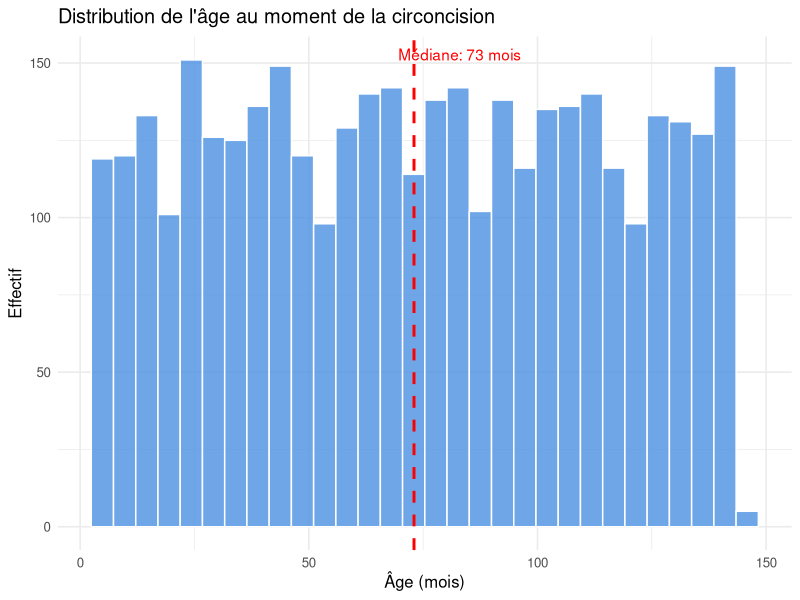
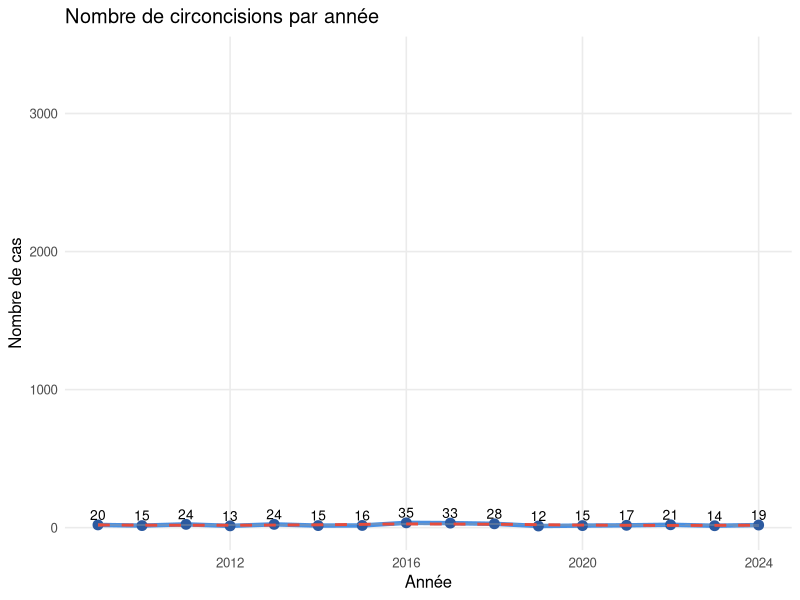
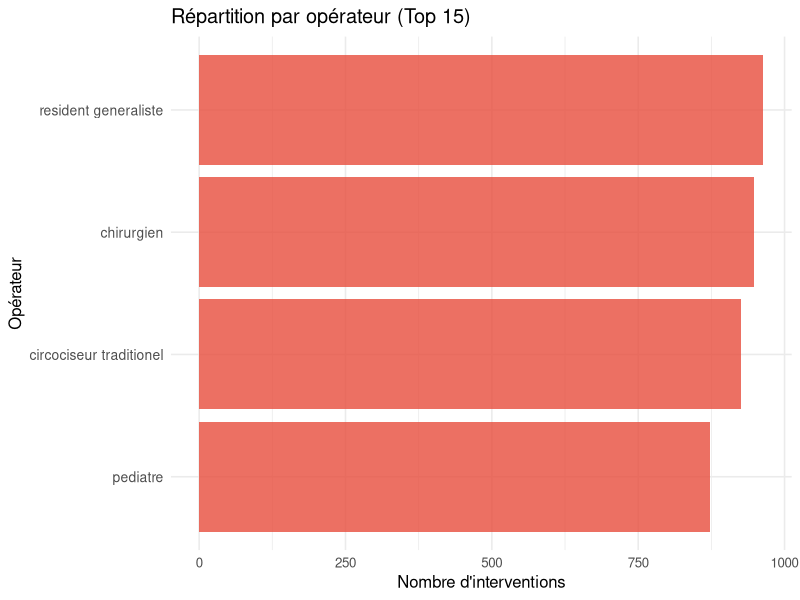
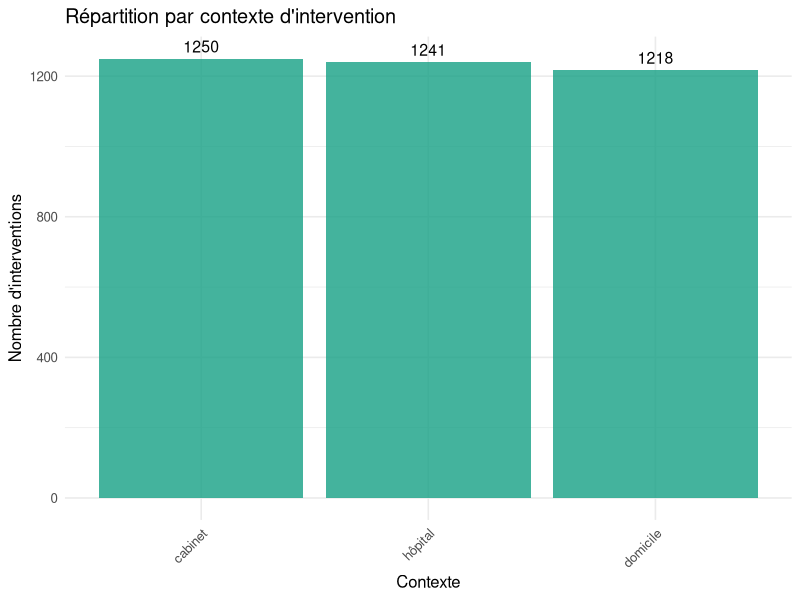
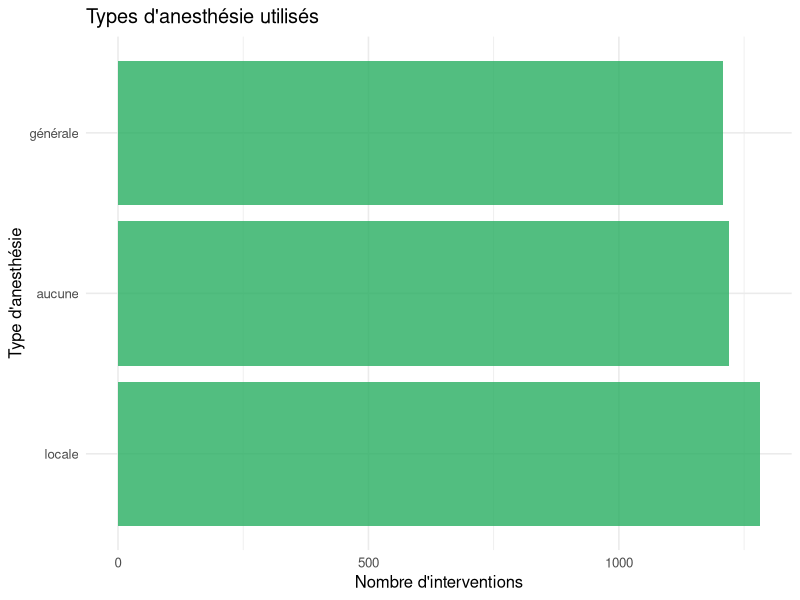
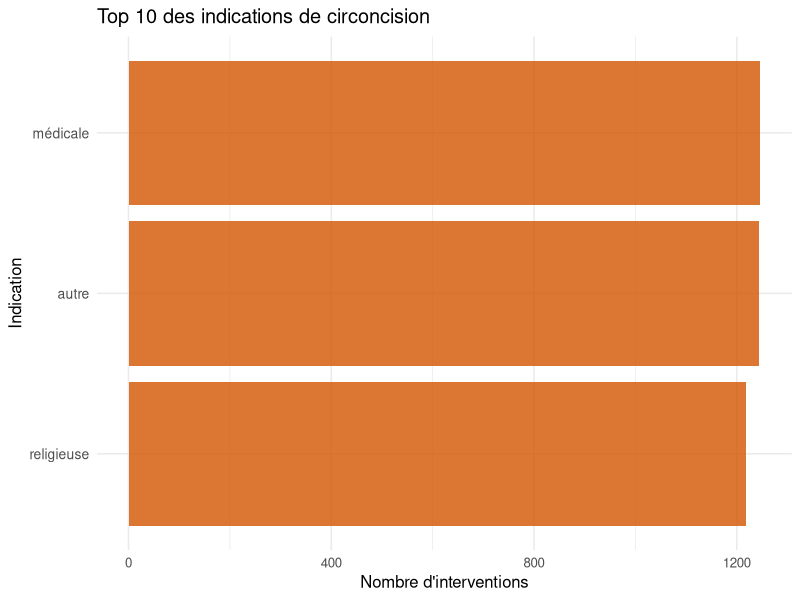
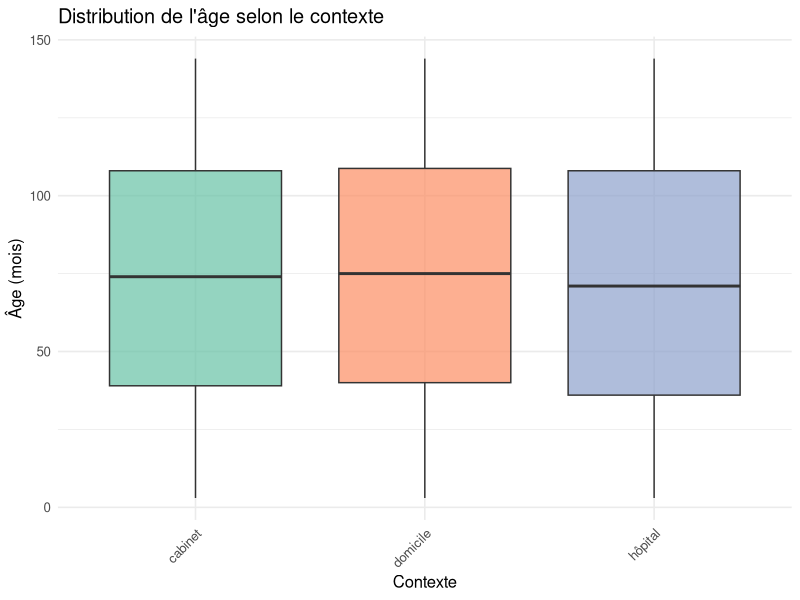

Source code (R) for these figures, in order:
## ---- chunk 1
library(dplyr)
library(ggplot2)
library(lubridate)
library(forcats)
library(knitr)

# Charger les données
data <- read.csv(
  "liste_circoncision_anonymisee.csv",
  sep = ",",
  dec = ".",
  stringsAsFactors = FALSE
)

# Nettoyer les données
data <- data %>%
  mutate(
    Date = dmy(Date),
    annee = year(Date),
    age_jours = as.numeric(`age.en.jours`),
    age_mois = as.numeric(`age.en.mois`),
    age_annee = as.numeric(`age.en.année`),
    operateur = `Opérateur`,
    contexte = Contexte,
    anesthesie = `Anesthésie`,
    indication = `Indication.de.la.circoncision`
  )
## ---- chunk 2
names(data)
## ---- chunk 3
head(data, 5)
## ---- chunk 4
str(data)
## ---- chunk 5
resume_age <- data %>%
  summarise(
    n = n(),
    age_median_jours = median(age_jours, na.rm = TRUE),
    age_Q1_jours = quantile(age_jours, 0.25, na.rm = TRUE),
    age_Q3_jours = quantile(age_jours, 0.75, na.rm = TRUE),
    age_median_mois = median(age_mois, na.rm = TRUE),
    age_moyen_mois = mean(age_mois, na.rm = TRUE),
    ecart_type_mois = sd(age_mois, na.rm = TRUE)
  )

resume_age %>% kable(digits = 1)
## ---- chunk 6
#| fig-width: 10
#| fig-height: 6
#| label: fig-age-distribution
#| fig-cap: "La distribution de l'âge montre une concentration importante dans les premiers mois de vie, avec une queue de distribution s'étendant vers les âges plus avancés."

ggplot(data, aes(x = age_mois)) +
  geom_histogram(bins = 30, fill = "#4a90e2", color = "white", alpha = 0.8) +
  geom_vline(aes(xintercept = median(age_mois, na.rm = TRUE)), 
             color = "red", linetype = "dashed", size = 1) +
  annotate("text", x = median(data$age_mois, na.rm = TRUE) + 10, 
           y = Inf, label = paste("Médiane:", round(median(data$age_mois, na.rm = TRUE), 1), "mois"), 
           vjust = 2, color = "red") +
  labs(title = "Distribution de l'âge au moment de la circoncision", 
       x = "Âge (mois)", y = "Effectif") +
  theme_minimal(base_size = 12)
## ---- chunk 7
#| fig-width: 10
#| fig-height: 6
#| label: fig-tendance-annuelle
#| fig-cap: "Évolution du nombre de circoncisions par année, révélant les tendances et variations dans la pratique chirurgicale."

cas_par_annee <- data %>%
  group_by(annee) %>%
  summarise(n = n())

ggplot(cas_par_annee, aes(x = annee, y = n)) +
  geom_line(color = "#4a90e2", size = 1.5) +
  geom_point(color = "#2c5aa0", size = 3) +
  geom_text(aes(label = n), vjust = -0.5, size = 3.5) +
  geom_smooth(method = "loess", se = TRUE, color = "#e74c3c", linetype = "dashed") +
  labs(title = "Nombre de circoncisions par année", 
       x = "Année", y = "Nombre de cas") +
  theme_minimal(base_size = 12) +
  theme(panel.grid.minor = element_blank())
## ---- chunk 8
operateurs_stats <- data %>%
  count(operateur, sort = TRUE) %>%
  mutate(
    pourcentage = round(100 * n / sum(n), 1),
    pourcentage_cumul = cumsum(pourcentage)
  )

operateurs_stats %>%
  head(10) %>%
  kable(col.names = c("Opérateur", "Nombre", "Pourcentage (%)", "Cumulé (%)"))
## ---- chunk 9
#| fig-width: 10
#| fig-height: 8
#| label: fig-operateurs
#| fig-cap: "Répartition des 15 opérateurs les plus actifs, illustrant la concentration de l'activité chirurgicale."

top_operateurs <- data %>%
  count(operateur, sort = TRUE) %>%
  head(15)

data %>%
  filter(operateur %in% top_operateurs$operateur) %>%
  ggplot(aes(x = fct_reorder(operateur, operateur, .fun = length))) +
  geom_bar(fill = "#e74c3c", alpha = 0.8) +
  coord_flip() +
  labs(title = "Répartition par opérateur (Top 15)", 
       x = "Opérateur", y = "Nombre d'interventions") +
  theme_minimal(base_size = 12) +
  theme(axis.text.y = element_text(size = 10))
## ---- chunk 10
contexte_stats <- data %>%
  count(contexte, sort = TRUE) %>%
  mutate(pourcentage = round(100 * n / sum(n), 1))

contexte_stats %>% kable(col.names = c("Contexte", "Nombre", "Pourcentage (%)"))
## ---- chunk 11
#| fig-width: 10
#| fig-height: 6
#| label: fig-contexte
#| fig-cap: "Distribution des interventions selon le contexte, reflétant l'organisation des soins."

ggplot(data, aes(x = fct_infreq(contexte))) +
  geom_bar(fill = "#16a085", alpha = 0.8) +
  geom_text(stat = "count", aes(label = after_stat(count)), vjust = -0.5, size = 4) +
  labs(title = "Répartition par contexte d'intervention", 
       x = "Contexte", y = "Nombre d'interventions") +
  theme_minimal(base_size = 12) +
  theme(axis.text.x = element_text(angle = 45, hjust = 1))
## ---- chunk 12
anesthesie_stats <- data %>%
  count(anesthesie, sort = TRUE) %>%
  mutate(pourcentage = round(100 * n / sum(n), 1))

anesthesie_stats %>% kable(col.names = c("Type d'anesthésie", "Nombre", "Pourcentage (%)"))
## ---- chunk 13
#| fig-width: 10
#| fig-height: 6
#| label: fig-anesthesie
#| fig-cap: "Répartition des types d'anesthésie utilisés lors des circoncisions."

ggplot(data, aes(x = fct_infreq(anesthesie))) +
  geom_bar(fill = "#27ae60", alpha = 0.8) +
  coord_flip() +
  labs(title = "Types d'anesthésie utilisés", 
       x = "Type d'anesthésie", y = "Nombre d'interventions") +
  theme_minimal(base_size = 12)
## ---- chunk 14
indications_stats <- data %>%
  count(indication, sort = TRUE) %>%
  mutate(pourcentage = round(100 * n / sum(n), 1))

indications_stats %>%
  head(10) %>%
  kable(col.names = c("Indication", "Nombre", "Pourcentage (%)"))
## ---- chunk 15
#| fig-width: 12
#| fig-height: 8
#| label: fig-indications
#| fig-cap: "Top 10 des indications justifiant les circoncisions, montrant la diversité des motivations."

top_indications <- data %>%
  count(indication, sort = TRUE) %>%
  head(10)

data %>%
  filter(indication %in% top_indications$indication) %>%
  ggplot(aes(x = fct_reorder(indication, indication, .fun = length))) +
  geom_bar(fill = "#d35400", alpha = 0.8) +
  coord_flip() +
  labs(title = "Top 10 des indications de circoncision", 
       x = "Indication", y = "Nombre d'interventions") +
  theme_minimal(base_size = 12) +
  theme(axis.text.y = element_text(size = 10))
## ---- chunk 16
#| fig-width: 12
#| fig-height: 6
#| label: fig-age-contexte
#| fig-cap: "Comparaison des distributions d'âge selon le contexte d'intervention."

data %>%
  filter(!is.na(contexte) & !is.na(age_mois)) %>%
  ggplot(aes(x = contexte, y = age_mois, fill = contexte)) +
  geom_boxplot(alpha = 0.7) +
  labs(title = "Distribution de l'âge selon le contexte", 
       x = "Contexte", y = "Âge (mois)") +
  theme_minimal(base_size = 12) +
  theme(axis.text.x = element_text(angle = 45, hjust = 1),
        legend.position = "none") +
  scale_fill_brewer(palette = "Set2")
